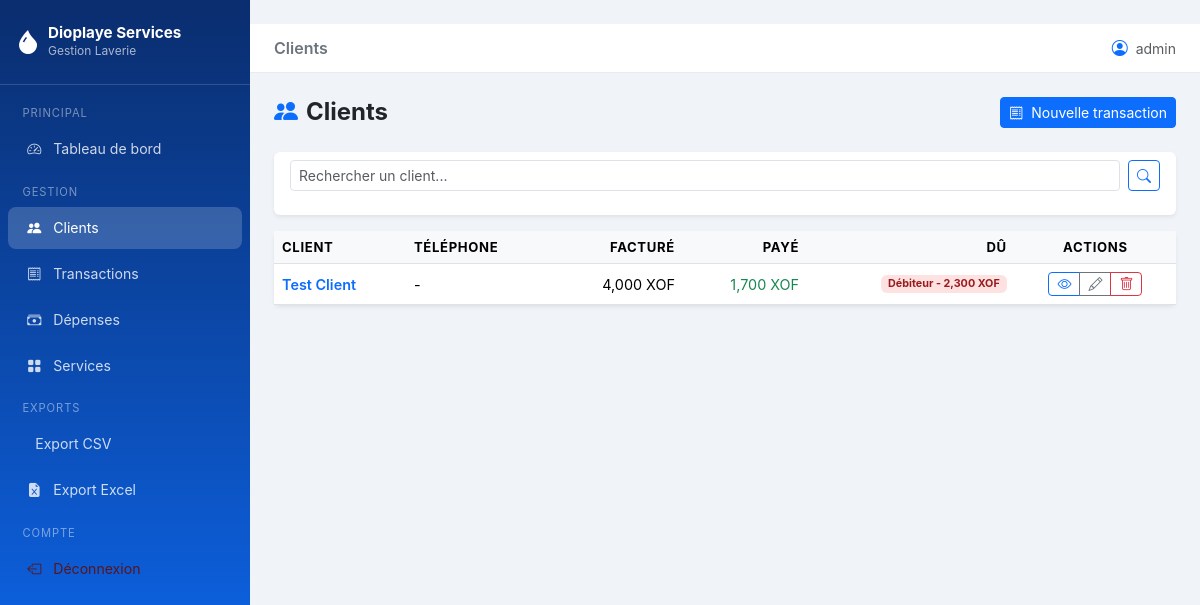
The app's page /clients/ (signed in), older data.
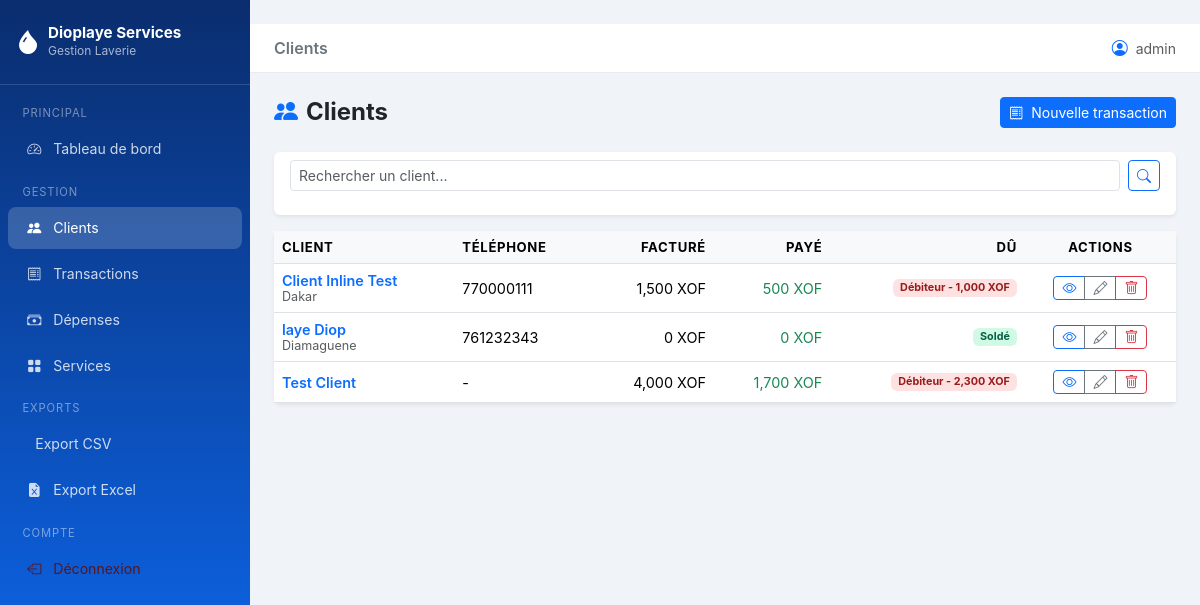
The same page, newer data.
### models.py (models this page shows, shortened)
class User(UserMixin, db.Model):
    __tablename__ = "users"
    id = db.Column(db.Integer, primary_key=True)
    username = db.Column(db.String(64), unique=True, nullable=False)
    email = db.Column(db.String(120), unique=True, nullable=False)
    password_hash = db.Column(db.String(256), nullable=False)
    is_active = db.Column(db.Boolean, default=True)
    created_at = db.Column(db.DateTime, default=datetime.utcnow)

class Client(db.Model):
    __tablename__ = "clients"
    id = db.Column(db.Integer, primary_key=True)
    nom = db.Column(db.String(100), nullable=False)
    telephone = db.Column(db.String(20), nullable=True)
    adresse = db.Column(db.String(200), nullable=True)
    remarque = db.Column(db.String(300), nullable=True)
    created_at = db.Column(db.DateTime, default=datetime.utcnow)
    transactions = db.relationship(
        "Transaction",
        back_populates="client",
        lazy="dynamic",
        cascade="all, delete-orphan",
    )
    @property
    def total_facture(self) -> float:
        result = db.session.query(
            db.func.coalesce(db.func.sum(Transaction.total), 0)
        ).filter(
            Transaction.client_id == self.id,
            Transaction.type_transaction == "recette",
        ).scalar()
        return float(result or 0)
    @property
    def total_paye(self) -> float:
        result = db.session.query(
            db.func.coalesce(db.func.sum(Paiement.montant), 0)
        ).join(
            Transaction, Transaction.id == Paiement.transaction_id
        ).filter(
            Transaction.client_id == self.id,
            Transaction.type_transaction == "recette",
        ).scalar()
        return float(result or 0)
    @property
    def solde_du(self) -> float:
        return max(0.0, self.total_facture - self.total_paye)

### routes/clients.py (the view)
@clients_bp.route("/")
@login_required
def index():
    page = request.args.get("page", 1, type=int)
    search = request.args.get("q", "")
    query = Client.query.order_by(Client.created_at.desc())
    if search:
        query = query.filter(Client.nom.ilike(f"%{search}%"))
    pagination = query.paginate(page=page, per_page=Config.ITEMS_PER_PAGE, error_out=False)
    return render_template(
        "clients/index.html",
        clients=pagination.items,
        pagination=pagination,
        search=search,
    )

### templates/clients/index.html (shortened to what this page needs)
﻿{% extends "base.html" %}
{% block page_title %}Clients{% endblock %}
{% block content %}
<div class="d-flex justify-content-between align-items-center mb-4">
  <h4 class="fw-bold mb-0"><i class="bi bi-people-fill text-primary me-2"></i>Clients</h4>
  <a href="{{ url_for('transactions.create') }}" class="btn btn-primary btn-sm">
    <i class="bi bi-receipt me-1"></i> Nouvelle transaction
  </a>
</div>
<div class="card border-0 shadow-sm mb-3">
  <div class="card-body py-2">
    <form method="GET" class="d-flex gap-2">
      <input type="text" name="q" class="form-control form-control-sm"
             placeholder="Rechercher un client..." value="{{ search }}">
      <button class="btn btn-outline-primary btn-sm"><i class="bi bi-search"></i></button>
    </form>
  </div>
</div>
<div class="card border-0 shadow-sm">
  <div class="card-body p-0">
    <div class="table-responsive">
      <table class="table table-hover mb-0">
        <thead>
          <tr>
            <th>Client</th>
            <th>Téléphone</th>
            <th class="text-end">Facturé</th>
            <th class="text-end">Payé</th>
            <th class="text-end">Dû</th>
            <th class="text-center">Actions</th>
          </tr>
        </thead>
        <tbody>
          {% for client in clients %}
          <tr>
            <td>
              <a href="{{ url_for('clients.detail', client_id=client.id) }}"
                 class="fw-semibold text-decoration-none">{{ client.nom }}</a>
              {% if client.adresse %}
              <br><small class="text-muted">{{ client.adresse }}</small>
              {% endif %}
            </td>
            <td>{{ client.telephone or "-" }}</td>
            <td class="text-end">{{ "{:,.0f}".format(client.total_facture) }} XOF</td>
            <td class="text-end text-success">{{ "{:,.0f}".format(client.total_paye) }} XOF</td>
            <td class="text-end">
              {% if client.solde_du > 0 %}
              <span class="badge badge-du">Débiteur - {{ "{:,.0f}".format(client.solde_du) }} XOF</span>
              {% else %}
              <span class="badge badge-solde">Soldé</span>
              {% endif %}
            </td>
            <td class="text-center">
              <div class="btn-group btn-group-sm">
                <a href="{{ url_for('clients.detail', client_id=client.id) }}"
                   class="btn btn-outline-primary" title="Voir"><i class="bi bi-eye"></i></a>
                <a href="{{ url_for('clients.edit', client_id=client.id) }}"
                   class="btn btn-outline-secondary" title="Modifier"><i class="bi bi-pencil"></i></a>
                <button type="button"
                        class="btn btn-outline-danger js-delete-client"
                        title="Supprimer"
                        data-client-id="{{ client.id }}"
                        data-client-nom="{{ client.nom|e }}">
                  <i class="bi bi-trash"></i>
                </button>
              </div>
            </td>
          </tr>
          {% endfor %}
        </tbody>
      </table>
    </div>
  </div>
</div>
{% endblock %}

### templates/base.html (shortened to what this page needs)
<!DOCTYPE html>
<html lang="fr">
<head>
  <link rel="stylesheet" href="https://cdn.jsdelivr.net/npm/bootstrap@5.3.3/dist/css/bootstrap.min.css">
  <link rel="stylesheet" href="https://cdn.jsdelivr.net/npm/bootstrap-icons@1.11.3/font/bootstrap-icons.css">
</head>
<body>
{% if current_user.is_authenticated %}
<nav id="sidebar">
  <div class="brand">
    <div class="d-flex align-items-center gap-2">
      <i class="bi bi-droplet-fill fs-4 text-white"></i>
      <div>
        <h5>Dioplaye Services</h5>
        <small>Gestion Laverie</small>
      </div>
    </div>
  </div>
  <ul class="nav flex-column mt-2">
    <li class="nav-section">Principal</li>
    <li class="nav-item">
      <a class="nav-link {% if request.endpoint == 'dashboard.index' %}active{% endif %}"
         href="{{ url_for('dashboard.index') }}">
        <i class="bi bi-speedometer2"></i> Tableau de bord
      </a>
    </li>
    <li class="nav-section">Gestion</li>
    <li class="nav-item">
      <a class="nav-link {% if request.blueprint == 'clients' %}active{% endif %}"
         href="{{ url_for('clients.index') }}">
        <i class="bi bi-people-fill"></i> Clients
      </a>
    </li>
    <li class="nav-item">
      <a class="nav-link {% if request.blueprint == 'transactions' %}active{% endif %}"
         href="{{ url_for('transactions.index') }}">
        <i class="bi bi-receipt"></i> Transactions
      </a>
    </li>
    <li class="nav-item">
      <a class="nav-link {% if request.blueprint == 'depenses' %}active{% endif %}"
         href="{{ url_for('depenses.index') }}">
        <i class="bi bi-cash-stack"></i> Dépenses
      </a>
    </li>
    <li class="nav-item">
      <a class="nav-link {% if request.blueprint == 'services' %}active{% endif %}"
         href="{{ url_for('services.index') }}">
        <i class="bi bi-grid-fill"></i> Services
      </a>
    </li>
    <li class="nav-section">Exports</li>
    <li class="nav-item">
      <a class="nav-link" href="{{ url_for('exports.transactions_csv') }}">
         Export CSV
      </a>
    </li>
    <li class="nav-item">
      <a class="nav-link" href="{{ url_for('exports.transactions_excel') }}">
        <i class="bi bi-file-earmark-excel-fill"></i> Export Excel
      </a>
    </li>
    <li class="nav-section mt-auto">Compte</li>
    <li class="nav-item">
      <a class="nav-link text-danger-emphasis" href="{{ url_for('auth.logout') }}">
        <i class="bi bi-box-arrow-left"></i> Déconnexion
      </a>
    </li>
  </ul>
</nav>
{% endif %}
<div id="main-content">
  {% if current_user.is_authenticated %}
  <div class="topbar d-flex align-items-center justify-content-between">
    <div class="d-flex align-items-center gap-3">
      <span class="fw-semibold text-secondary">{% block page_title %}{% endblock %}</span>
    </div>
    <div class="d-flex align-items-center gap-2">
      <i class="bi bi-person-circle text-primary"></i>
      <small class="text-muted">{{ current_user.username }}</small>
    </div>
  </div>
  {% endif %}
  <div class="page-content">
    {% block content %}{% endblock %}
  </div>
</div>
</body>
</html>

### templates/base.html (style rules this page uses)
:root { --sidebar-width: 250px; --primary: #0d6efd; --success: #198754; }
body { background: #f0f4f8; font-family: 'Inter', sans-serif; }
#sidebar { width: var(--sidebar-width); min-height: 100vh; background: linear-gradient(180deg, #0a2d6e 0%, #0d6efd 100%); position: fixed; top: 0; left: 0; z-index: 100; transition: transform 0.3s ease; }
#sidebar .brand { padding: 1.5rem 1rem; border-bottom: 1px solid rgba(255,255,255,.15); }
#sidebar .brand h5 { color: #fff; font-weight: 700; margin: 0; font-size: .95rem; }
#sidebar .brand small { color: rgba(255,255,255,.65); font-size: .75rem; }
#sidebar .nav-link { color: rgba(255,255,255,.8); padding: .65rem 1.2rem; border-radius: 8px; margin: 2px 8px; transition: all .2s; font-size: .88rem; }
#sidebar .nav-link:hover, #sidebar .nav-link.active { background: rgba(255,255,255,.18); color: #fff; }
#sidebar .nav-link i { width: 20px; text-align: center; margin-right: 8px; }
#sidebar .nav-section { font-size: .7rem; text-transform: uppercase; letter-spacing: .08em; color: rgba(255,255,255,.45); padding: .75rem 1.4rem .25rem; }
#main-content { margin-left: var(--sidebar-width); min-height: 100vh; }
.topbar { background: #fff; border-bottom: 1px solid #e9ecef; padding: .75rem 1.5rem; position: sticky; top: 0; z-index: 50; }
.page-content { padding: 1.5rem; }
.table thead th { background: #f8f9fa; font-size: .82rem; text-transform: uppercase; letter-spacing: .05em; }
.table td { vertical-align: middle; font-size: .9rem; }
.badge-solde { background: #d1fae5; color: #065f46; }
.badge-du { background: #fee2e2; color: #991b1b; }

Row changes from the older to the newer data that the page shows:
added Client: nom "Client Inline Test", adresse "Dakar", telephone "770000111", total_facture "1,500", total_paye "500", solde_du "1,000"
added Client: nom "laye Diop", adresse "Diamaguene", telephone "761232343", total_facture "0", total_paye "0", shows "Soldé"
